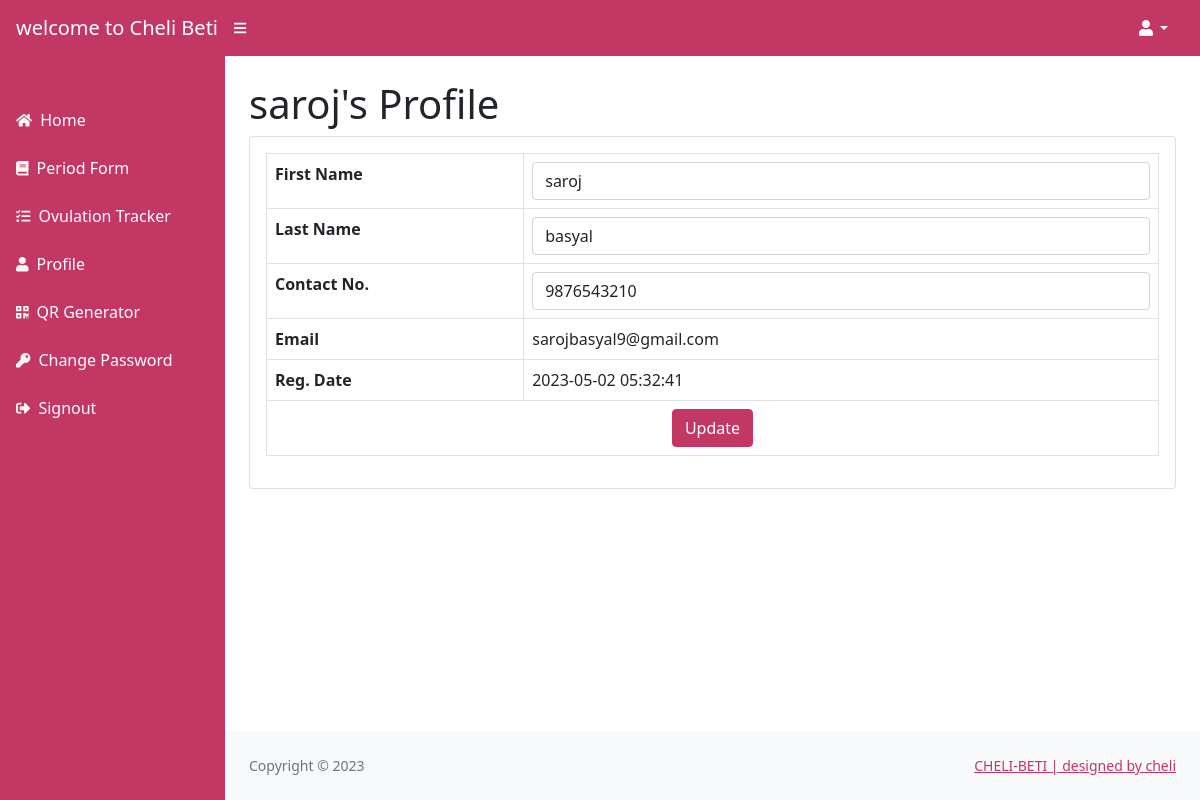
Screenshot of /login/loginsystem/edit-profile.php (signed in) with the database file from the repository.
### tables this page shows
CREATE TABLE `users` (
  `id` int(255) NOT NULL,
  `fname` varchar(255) NOT NULL,
  `lname` varchar(255) NOT NULL,
  `email` varchar(255) NOT NULL,
  `password` varchar(255) NOT NULL,
  `contactno` varchar(10) NOT NULL,
  `location` varchar(255) NOT NULL,
  `posting_date` timestamp NOT NULL DEFAULT current_timestamp(),
  `code` varchar(255) NOT NULL
);

### login/loginsystem/edit-profile.php (the view, shortened to what this page needs)
<?php session_start();
include_once('includes/config.php');
if (strlen($_SESSION['id'] == 0)) {
    header('location:logout.php');
} else {
    ?>
    <!DOCTYPE html>
    <html lang="en">
    <head>
        <link href="https://cdn.jsdelivr.net/npm/simple-datatables@latest/dist/style.css" rel="stylesheet" />
        <link href="css/styles.css" rel="stylesheet" />
    </head>
    <body class="sb-nav-fixed">
        <?php include_once('includes/navbar.php'); ?>
        <div id="layoutSidenav">
            <?php include_once('includes/sidebar.php'); ?>
            <div id="layoutSidenav_content">
                <main>
                    <div class="container-fluid px-4">
                        <?php
                        $userid = $_SESSION['id'];
                        $query = mysqli_query($con, "select * from users where id='$userid'");
                        while ($result = mysqli_fetch_array($query)) { ?>
                            <h1 class="mt-4">
                                <?php echo $result['fname']; ?>'s Profile
                            </h1>
                            <div class="card mb-4">
                                <form method="post">
                                    <div class="card-body">
                                        <table class="table table-bordered">
                                            <tr>
                                                <th>First Name</th>
                                                <td><input class="form-control" id="fname" name="fname" type="text"
                                                        value="<?php echo $result['fname']; ?>" required /></td>
                                            </tr>
                                            <tr>
                                                <th>Last Name</th>
                                                <td><input class="form-control" id="lname" name="lname" type="text"
                                                        value="<?php echo $result['lname']; ?>" required /></td>
                                            </tr>
                                            <tr>
                                                <th>Contact No.</th>
                                                <td colspan="3"><input class="form-control" id="contact" name="contact"
                                                        type="text" value="<?php echo $result['contactno']; ?>"
                                                        pattern="[0-9]{10}" title="10 numeric characters only" maxlength="10"
                                                        required /></td>
                                            </tr>
                                            <tr>
                                                <th>Email</th>
                                                <td colspan="3">
                                                    <?php echo $result['email']; ?>
                                                </td>
                                            </tr>
                                            <tr>
                                                <th>Reg. Date</th>
                                                <td colspan="3">
                                                    <?php echo $result['posting_date']; ?>
                                                </td>
                                            </tr>
                                            <tr>
                                                <td colspan="4" style="text-align:center ;"><button type="submit"
                                                        class="btn btn-primary btn-block" name="update">Update</button></td>
                                            </tr>
                                        </table>
                                    </div>
                                </form>
                            </div>
                        <?php } ?>
                    </div>
                </main>
                <?php include('includes/footer.php'); ?>
            </div>
        </div>
    </body>
    </html>
<?php } ?>

### rows the page displays
users: fname "saroj", lname "basyal", contact "9876543210", email "sarojbasyal9@gmail.com", posting_date "2023-05-02 05:32:41"
